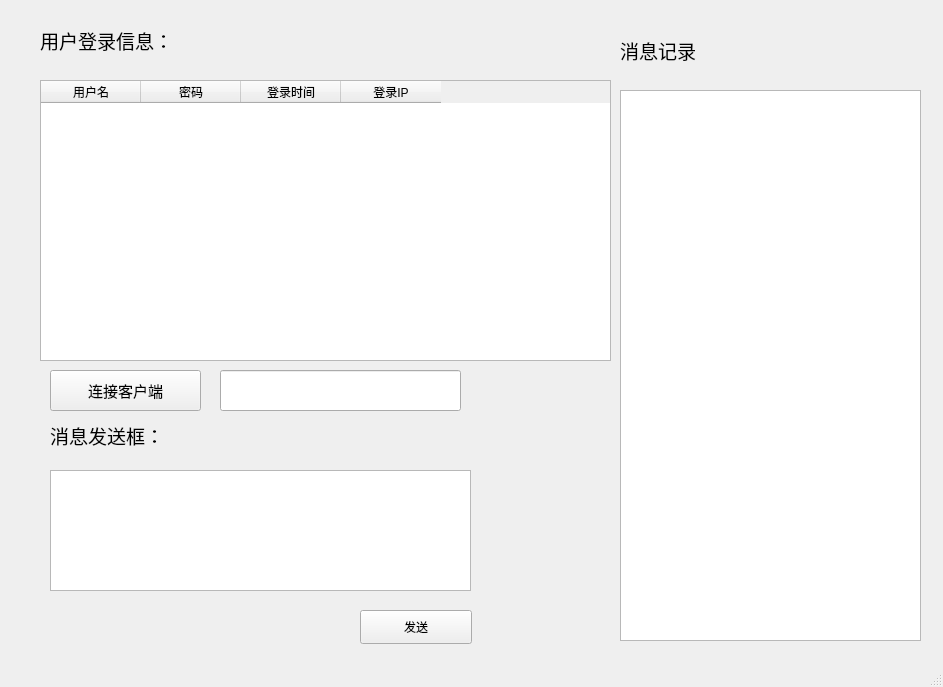
<?xml version="1.0" encoding="UTF-8"?>
<ui version="4.0">
 <class>MainWindow</class>
 <widget class="QMainWindow" name="MainWindow">
  <property name="geometry">
   <rect>
    <x>0</x>
    <y>0</y>
    <width>943</width>
    <height>687</height>
   </rect>
  </property>
  <property name="windowTitle">
   <string>MainWindow</string>
  </property>
  <widget class="QWidget" name="centralwidget">
   <widget class="QLineEdit" name="lineEdit_2">
    <property name="geometry">
     <rect>
      <x>220</x>
      <y>370</y>
      <width>241</width>
      <height>41</height>
     </rect>
    </property>
   </widget>
   <widget class="QLabel" name="label">
    <property name="geometry">
     <rect>
      <x>620</x>
      <y>30</y>
      <width>121</width>
      <height>41</height>
     </rect>
    </property>
    <property name="font">
     <font>
      <pointsize>14</pointsize>
     </font>
    </property>
    <property name="text">
     <string>消息记录</string>
    </property>
   </widget>
   <widget class="QTextEdit" name="textEdit_2">
    <property name="geometry">
     <rect>
      <x>620</x>
      <y>90</y>
      <width>301</width>
      <height>551</height>
     </rect>
    </property>
    <property name="html">
     <string>&lt;!DOCTYPE HTML PUBLIC &quot;-//W3C//DTD HTML 4.0//EN&quot; &quot;http://www.w3.org/TR/REC-html40/strict.dtd&quot;&gt;
&lt;html&gt;&lt;head&gt;&lt;meta name=&quot;qrichtext&quot; content=&quot;1&quot; /&gt;&lt;style type=&quot;text/css&quot;&gt;
p, li { white-space: pre-wrap; }
&lt;/style&gt;&lt;/head&gt;&lt;body style=&quot; font-family:'SimSun'; font-size:9pt; font-weight:400; font-style:normal;&quot;&gt;
&lt;p style=&quot;-qt-paragraph-type:empty; margin-top:0px; margin-bottom:0px; margin-left:0px; margin-right:0px; -qt-block-indent:0; text-indent:0px;&quot;&gt;&lt;br /&gt;&lt;/p&gt;&lt;/body&gt;&lt;/html&gt;</string>
    </property>
   </widget>
   <widget class="QTextEdit" name="textEdit">
    <property name="geometry">
     <rect>
      <x>50</x>
      <y>470</y>
      <width>421</width>
      <height>121</height>
     </rect>
    </property>
    <property name="html">
     <string>&lt;!DOCTYPE HTML PUBLIC &quot;-//W3C//DTD HTML 4.0//EN&quot; &quot;http://www.w3.org/TR/REC-html40/strict.dtd&quot;&gt;
&lt;html&gt;&lt;head&gt;&lt;meta name=&quot;qrichtext&quot; content=&quot;1&quot; /&gt;&lt;style type=&quot;text/css&quot;&gt;
p, li { white-space: pre-wrap; }
&lt;/style&gt;&lt;/head&gt;&lt;body style=&quot; font-family:'SimSun'; font-size:9pt; font-weight:400; font-style:normal;&quot;&gt;
&lt;p style=&quot;-qt-paragraph-type:empty; margin-top:0px; margin-bottom:0px; margin-left:0px; margin-right:0px; -qt-block-indent:0; text-indent:0px;&quot;&gt;&lt;br /&gt;&lt;/p&gt;&lt;/body&gt;&lt;/html&gt;</string>
    </property>
   </widget>
   <widget class="QLabel" name="label_2">
    <property name="geometry">
     <rect>
      <x>50</x>
      <y>410</y>
      <width>161</width>
      <height>51</height>
     </rect>
    </property>
    <property name="font">
     <font>
      <pointsize>14</pointsize>
     </font>
    </property>
    <property name="text">
     <string>消息发送框：</string>
    </property>
   </widget>
   <widget class="QPushButton" name="pushButton">
    <property name="geometry">
     <rect>
      <x>360</x>
      <y>610</y>
      <width>112</width>
      <height>34</height>
     </rect>
    </property>
    <property name="text">
     <string>发送</string>
    </property>
   </widget>
   <widget class="QPushButton" name="pushButton_3">
    <property name="geometry">
     <rect>
      <x>50</x>
      <y>370</y>
      <width>151</width>
      <height>41</height>
     </rect>
    </property>
    <property name="font">
     <font>
      <pointsize>11</pointsize>
     </font>
    </property>
    <property name="text">
     <string>连接客户端</string>
    </property>
   </widget>
   <widget class="QLabel" name="label_3">
    <property name="geometry">
     <rect>
      <x>40</x>
      <y>20</y>
      <width>191</width>
      <height>41</height>
     </rect>
    </property>
    <property name="font">
     <font>
      <pointsize>14</pointsize>
     </font>
    </property>
    <property name="text">
     <string>用户登录信息：</string>
    </property>
   </widget>
   <widget class="QTableWidget" name="tableWidget">
    <property name="geometry">
     <rect>
      <x>40</x>
      <y>80</y>
      <width>571</width>
      <height>281</height>
     </rect>
    </property>
    <property name="autoScrollMargin">
     <number>2</number>
    </property>
    <column>
     <property name="text">
      <string>用户名</string>
     </property>
    </column>
    <column>
     <property name="text">
      <string>密码</string>
     </property>
    </column>
    <column>
     <property name="text">
      <string>登录时间</string>
     </property>
    </column>
    <column>
     <property name="text">
      <string>登录IP</string>
     </property>
    </column>
   </widget>
  </widget>
  <widget class="QStatusBar" name="statusbar"/>
 </widget>
 <resources/>
 <connections/>
</ui>
